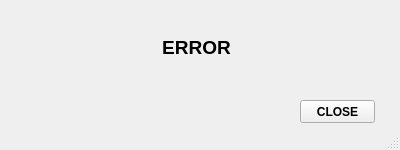
<?xml version="1.0" encoding="UTF-8"?>
<ui version="4.0">
 <class>MainWindow</class>
 <widget class="QMainWindow" name="MainWindow">
  <property name="geometry">
   <rect>
    <x>0</x>
    <y>0</y>
    <width>400</width>
    <height>150</height>
   </rect>
  </property>
  <property name="windowTitle">
   <string>MainWindow</string>
  </property>
  <widget class="QWidget" name="centralwidget">
   <widget class="QLabel" name="label_error">
    <property name="geometry">
     <rect>
      <x>36</x>
      <y>22</y>
      <width>321</width>
      <height>51</height>
     </rect>
    </property>
    <property name="font">
     <font>
      <family>Nirmala UI</family>
      <pointsize>14</pointsize>
      <weight>75</weight>
      <bold>true</bold>
     </font>
    </property>
    <property name="text">
     <string>ERROR</string>
    </property>
    <property name="alignment">
     <set>Qt::AlignCenter</set>
    </property>
   </widget>
   <widget class="QPushButton" name="btn_close">
    <property name="geometry">
     <rect>
      <x>300</x>
      <y>100</y>
      <width>75</width>
      <height>23</height>
     </rect>
    </property>
    <property name="font">
     <font>
      <family>Nirmala UI</family>
      <weight>75</weight>
      <bold>true</bold>
     </font>
    </property>
    <property name="text">
     <string>CLOSE</string>
    </property>
   </widget>
  </widget>
  <widget class="QStatusBar" name="statusbar"/>
 </widget>
 <resources/>
 <connections/>
</ui>
